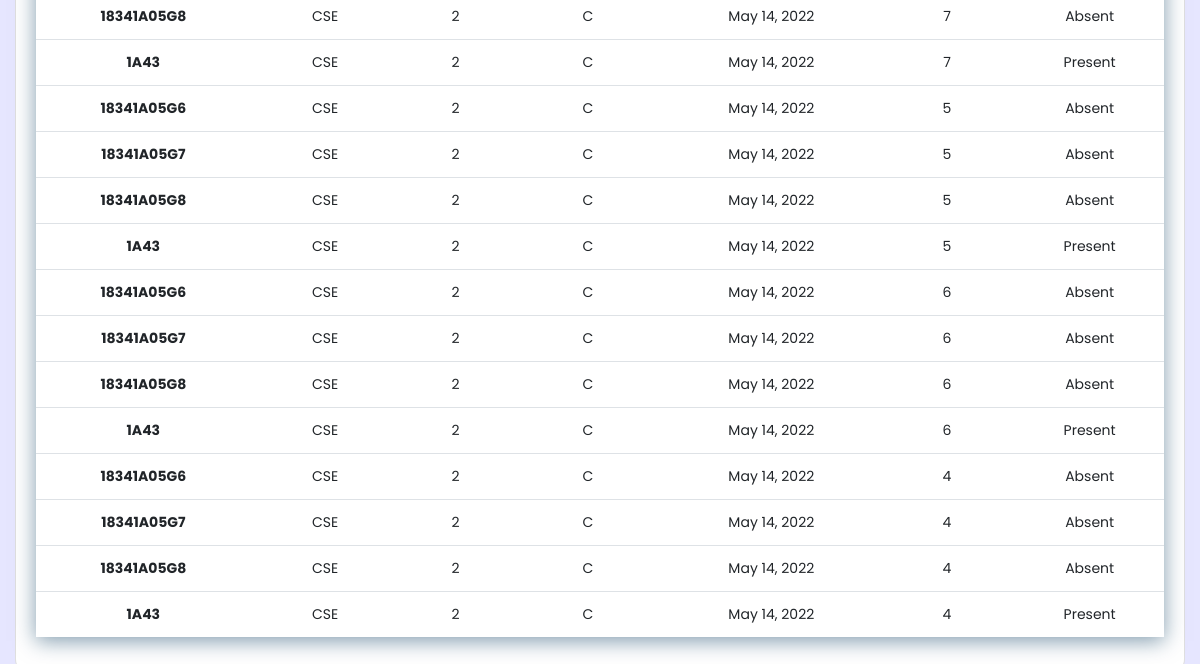
The page /searchattendence/ (signed in, lower part) on the database as committed earlier.
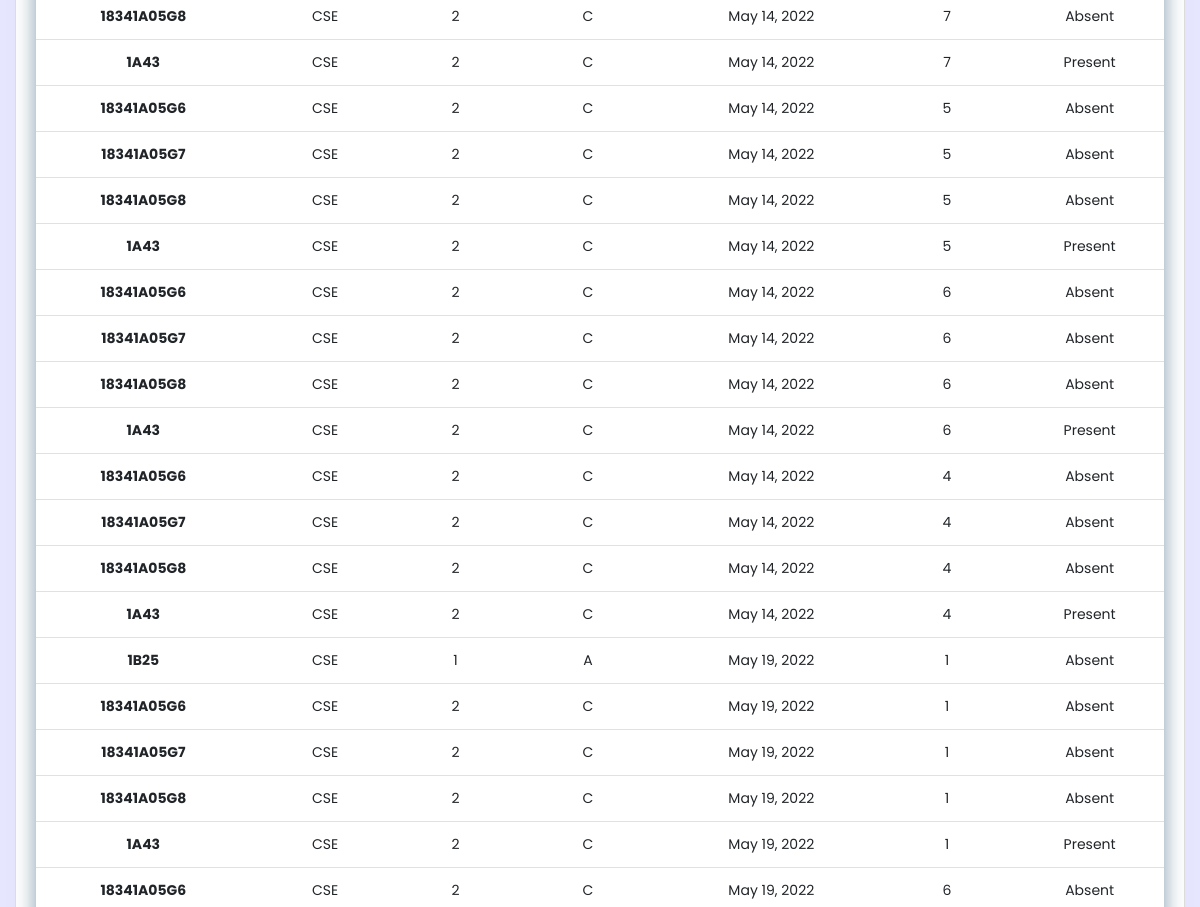
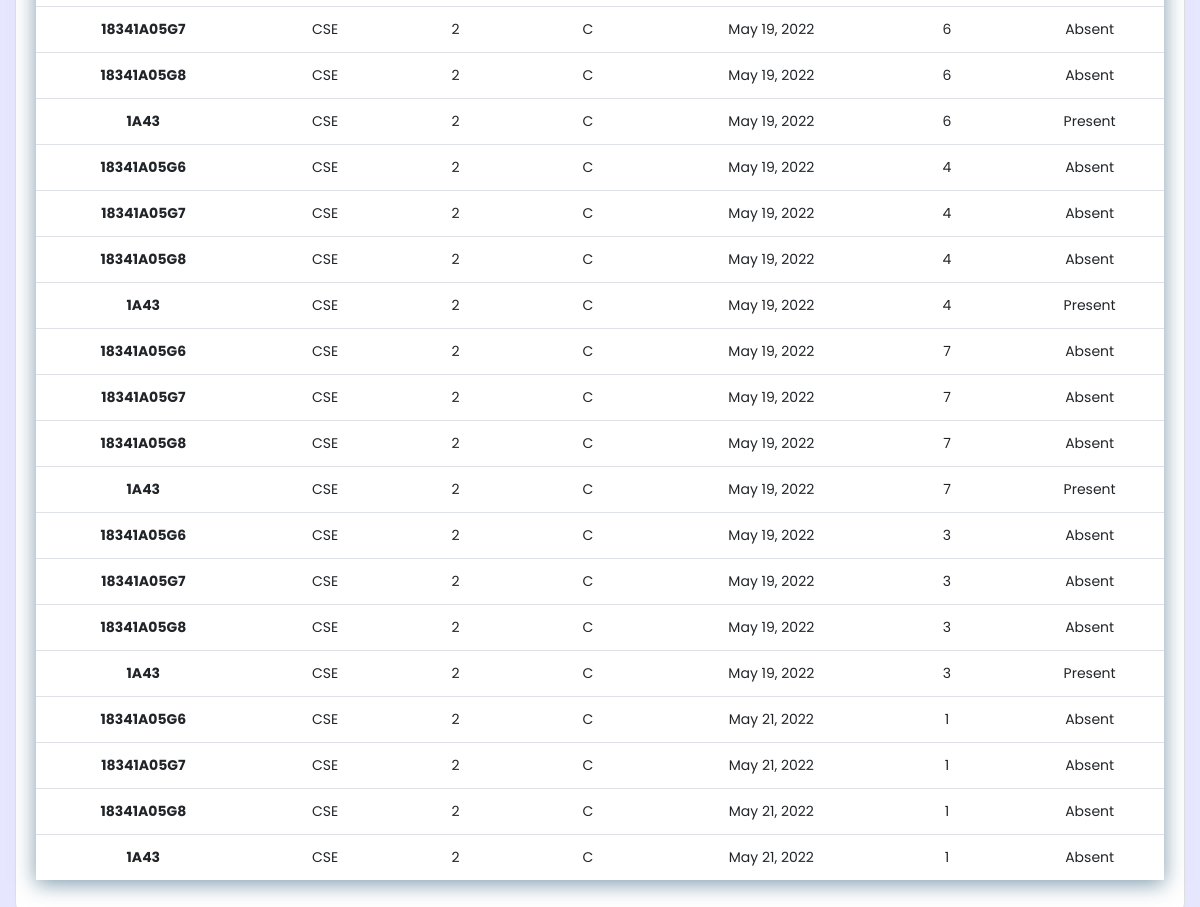
The same page on the database as committed later (2 pictures, top to bottom).
### attendence_sys/models.py (models this page shows, shortened)
class Attendence(models.Model):
    Faculty_Name = models.CharField(max_length=200, null=True, blank=True)
    Student_ID = models.CharField(max_length=200, null=True, blank=True)
    date = models.DateField(auto_now_add = True, null = True)
    time = models.TimeField(auto_now_add=True, null = True)
    branch = models.CharField(max_length=200, null = True)
    year = models.CharField(max_length=200, null = True)
    section = models.CharField(max_length=200, null = True)
    period = models.CharField(max_length=200, null = True)
    status = models.CharField(max_length=200, null = True, default='Absent')

### attendence_sys/views.py (the view)
# urls.py: path('searchattendence/', views.searchAttendence, name='searchattendence'),
def searchAttendence(request):
    global attendences
    attendences= Attendence.objects.all()       #gets all data from attendence_sys_attendence table
    myFilter = AttendenceFilter(request.GET, queryset=attendences)
    attendences = myFilter.qs       #filters data
    context = {'myFilter':myFilter, 'attendences': attendences, 'ta':False}
    return render(request, 'attendence_sys/attendence.html', context)

### attendence_sys/models.py (called while the page is built)
    def __str__(self):
        return str(self.firstname + " " + self.lastname)

### attendence_sys/templates/attendence_sys/attendence.html (shortened to what this page needs)
{% extends 'attendence_sys/main.html' %}
{% load static %} {% block content %}
 {% if ta == False %}
<div class="card card-body">
    <form method="get">
        <br />
        <div class="row">
            <table class="table">
                {% for attendence in attendences %}
                <tr>
                    <th data-title="Student_ID">{{ attendence.Student_ID }}</th>
                    <td data-title="Branch">{{ attendence.branch }}</td>
                    <td data-title="Year">{{ attendence.year }}</td>
                    <td data-title="Section">{{ attendence.section }}</td>
                    <td data-title="Date">{{ attendence.date }}</td>
                    <td data-title="Period">{{ attendence.period }}</td>
                    <td data-title="Status">{{ attendence.status }}</td>
                </tr>
                {% endfor %}
            </table>
        </div>
        {% endif %} {% endblock %}

Rows that differ between the two databases and show on the page:
added Attendence: Student_ID "1B25", branch "CSE", year "1", section "A", date "May 19, 2022", period "1", status "Absent"
added Attendence: Student_ID "18341A05G6", branch "CSE", year "2", section "C", date "May 19, 2022", period "1", status "Absent"
added Attendence: Student_ID "18341A05G7", branch "CSE", year "2", section "C", date "May 19, 2022", period "1", status "Absent"
added Attendence: Student_ID "18341A05G8", branch "CSE", year "2", section "C", date "May 19, 2022", period "1", status "Absent"
added Attendence: Student_ID "1A43", branch "CSE", year "2", section "C", date "May 19, 2022", period "1", status "Present"
added Attendence: Student_ID "18341A05G6", branch "CSE", year "2", section "C", date "May 19, 2022", period "6", status "Absent"
added Attendence: Student_ID "18341A05G7", branch "CSE", year "2", section "C", date "May 19, 2022", period "6", status "Absent"
added Attendence: Student_ID "18341A05G8", branch "CSE", year "2", section "C", date "May 19, 2022", period "6", status "Absent"
added Attendence: Student_ID "1A43", branch "CSE", year "2", section "C", date "May 19, 2022", period "6", status "Present"
added Attendence: Student_ID "18341A05G6", branch "CSE", year "2", section "C", date "May 19, 2022", period "4", status "Absent"
added Attendence: Student_ID "18341A05G7", branch "CSE", year "2", section "C", date "May 19, 2022", period "4", status "Absent"
added Attendence: Student_ID "18341A05G8", branch "CSE", year "2", section "C", date "May 19, 2022", period "4", status "Absent"
added Attendence: Student_ID "1A43", branch "CSE", year "2", section "C", date "May 19, 2022", period "4", status "Present"
added Attendence: Student_ID "18341A05G6", branch "CSE", year "2", section "C", date "May 19, 2022", period "7", status "Absent"
added Attendence: Student_ID "18341A05G7", branch "CSE", year "2", section "C", date "May 19, 2022", period "7", status "Absent"
added Attendence: Student_ID "18341A05G8", branch "CSE", year "2", section "C", date "May 19, 2022", period "7", status "Absent"
added Attendence: Student_ID "1A43", branch "CSE", year "2", section "C", date "May 19, 2022", period "7", status "Present"
added Attendence: Student_ID "18341A05G6", branch "CSE", year "2", section "C", date "May 19, 2022", period "3", status "Absent"
added Attendence: Student_ID "18341A05G7", branch "CSE", year "2", section "C", date "May 19, 2022", period "3", status "Absent"
added Attendence: Student_ID "18341A05G8", branch "CSE", year "2", section "C", date "May 19, 2022", period "3", status "Absent"
added Attendence: Student_ID "1A43", branch "CSE", year "2", section "C", date "May 19, 2022", period "3", status "Present"
added Attendence: Student_ID "18341A05G6", branch "CSE", year "2", section "C", date "May 21, 2022", period "1", status "Absent"
added Attendence: Student_ID "18341A05G7", branch "CSE", year "2", section "C", date "May 21, 2022", period "1", status "Absent"
added Attendence: Student_ID "18341A05G8", branch "CSE", year "2", section "C", date "May 21, 2022", period "1", status "Absent"
added Attendence: Student_ID "1A43", branch "CSE", year "2", section "C", date "May 21, 2022", period "1", status "Absent"
